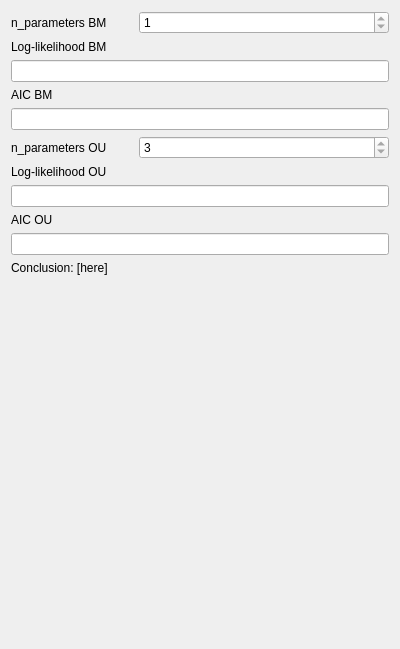
<?xml version="1.0" encoding="UTF-8"?>
<ui version="4.0">
 <class>QtStochasticityInspectorAicWidget</class>
 <widget class="QWidget" name="QtStochasticityInspectorAicWidget">
  <property name="geometry">
   <rect>
    <x>0</x>
    <y>0</y>
    <width>400</width>
    <height>649</height>
   </rect>
  </property>
  <property name="windowTitle">
   <string>Form</string>
  </property>
  <layout class="QGridLayout" name="gridLayout">
   <item row="0" column="1" colspan="2">
    <widget class="QSpinBox" name="box_k_bm">
     <property name="readOnly">
      <bool>true</bool>
     </property>
     <property name="minimum">
      <number>1</number>
     </property>
     <property name="maximum">
      <number>100</number>
     </property>
     <property name="value">
      <number>1</number>
     </property>
    </widget>
   </item>
   <item row="5" column="0">
    <widget class="QLabel" name="label_k_ou">
     <property name="text">
      <string>n_parameters OU</string>
     </property>
    </widget>
   </item>
   <item row="2" column="0" colspan="3">
    <widget class="QLineEdit" name="edit_ll0">
     <property name="readOnly">
      <bool>true</bool>
     </property>
    </widget>
   </item>
   <item row="0" column="0">
    <widget class="QLabel" name="label_k_bm">
     <property name="text">
      <string>n_parameters BM</string>
     </property>
    </widget>
   </item>
   <item row="5" column="1" colspan="2">
    <widget class="QSpinBox" name="box_k_ou">
     <property name="readOnly">
      <bool>true</bool>
     </property>
     <property name="maximum">
      <number>100</number>
     </property>
     <property name="value">
      <number>3</number>
     </property>
    </widget>
   </item>
   <item row="11" column="0">
    <spacer name="verticalSpacer">
     <property name="orientation">
      <enum>Qt::Vertical</enum>
     </property>
     <property name="sizeHint" stdset="0">
      <size>
       <width>20</width>
       <height>40</height>
      </size>
     </property>
    </spacer>
   </item>
   <item row="4" column="0" colspan="3">
    <widget class="QLineEdit" name="edit_aic_bm">
     <property name="readOnly">
      <bool>true</bool>
     </property>
    </widget>
   </item>
   <item row="7" column="0" colspan="3">
    <widget class="QLineEdit" name="edit_ll1">
     <property name="readOnly">
      <bool>true</bool>
     </property>
    </widget>
   </item>
   <item row="9" column="0" colspan="3">
    <widget class="QLineEdit" name="edit_aic_ou">
     <property name="readOnly">
      <bool>true</bool>
     </property>
    </widget>
   </item>
   <item row="8" column="0" colspan="3">
    <widget class="QLabel" name="label_l1_3">
     <property name="text">
      <string>AIC OU</string>
     </property>
    </widget>
   </item>
   <item row="6" column="0" colspan="3">
    <widget class="QLabel" name="label_l1">
     <property name="text">
      <string>Log-likelihood OU</string>
     </property>
    </widget>
   </item>
   <item row="3" column="0" colspan="3">
    <widget class="QLabel" name="label_l0_3">
     <property name="text">
      <string>AIC BM</string>
     </property>
    </widget>
   </item>
   <item row="1" column="0" colspan="3">
    <widget class="QLabel" name="label_l0">
     <property name="text">
      <string>Log-likelihood BM</string>
     </property>
    </widget>
   </item>
   <item row="10" column="0" colspan="3">
    <widget class="QLabel" name="label_conclusion">
     <property name="text">
      <string>Conclusion: [here]</string>
     </property>
    </widget>
   </item>
  </layout>
 </widget>
 <tabstops>
  <tabstop>box_k_bm</tabstop>
  <tabstop>box_k_ou</tabstop>
  <tabstop>edit_aic_bm</tabstop>
  <tabstop>edit_aic_ou</tabstop>
 </tabstops>
 <resources/>
 <connections/>
</ui>
